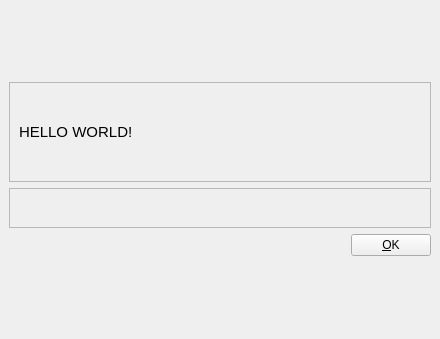
<ui version="4.0" >
 <class>ahnsAbout</class>
 <widget class="QWidget" name="ahnsAbout" >
  <property name="geometry" >
   <rect>
    <x>0</x>
    <y>0</y>
    <width>440</width>
    <height>339</height>
   </rect>
  </property>
  <property name="sizePolicy" >
   <sizepolicy vsizetype="Fixed" hsizetype="Fixed" >
    <horstretch>0</horstretch>
    <verstretch>0</verstretch>
   </sizepolicy>
  </property>
  <property name="windowTitle" >
   <string>About AHNS</string>
  </property>
  <layout class="QVBoxLayout" >
   <property name="spacing" >
    <number>6</number>
   </property>
   <property name="margin" >
    <number>9</number>
   </property>
   <item>
    <layout class="QVBoxLayout" >
     <property name="spacing" >
      <number>6</number>
     </property>
     <property name="margin" >
      <number>0</number>
     </property>
     <item>
      <widget class="QFrame" name="frame" >
       <property name="sizePolicy" >
        <sizepolicy vsizetype="Fixed" hsizetype="Preferred" >
         <horstretch>0</horstretch>
         <verstretch>0</verstretch>
        </sizepolicy>
       </property>
       <property name="minimumSize" >
        <size>
         <width>16</width>
         <height>100</height>
        </size>
       </property>
       <property name="frameShape" >
        <enum>QFrame::StyledPanel</enum>
       </property>
       <property name="frameShadow" >
        <enum>QFrame::Raised</enum>
       </property>
       <layout class="QGridLayout" >
        <property name="margin" >
         <number>9</number>
        </property>
        <property name="spacing" >
         <number>6</number>
        </property>
        <item row="0" column="0" >
         <widget class="QLabel" name="label_2" >
          <property name="sizePolicy" >
           <sizepolicy vsizetype="Fixed" hsizetype="Preferred" >
            <horstretch>0</horstretch>
            <verstretch>0</verstretch>
           </sizepolicy>
          </property>
          <property name="minimumSize" >
           <size>
            <width>0</width>
            <height>80</height>
           </size>
          </property>
          <property name="text" >
           <string>&lt;!DOCTYPE HTML PUBLIC "-//W3C//DTD HTML 4.0//EN" "http://www.w3.org/TR/REC-html40/strict.dtd">
&lt;html>&lt;head>&lt;meta name="qrichtext" content="1" />&lt;style type="text/css">
p, li { white-space: pre-wrap; }
&lt;/style>&lt;/head>&lt;body style=" font-family:'Sans Serif'; font-size:9pt; font-weight:400; font-style:normal;">
&lt;p style=" margin-top:0px; margin-bottom:0px; margin-left:0px; margin-right:0px; -qt-block-indent:0; text-indent:0px;">&lt;span style=" font-size:11pt;">HELLO WORLD!&lt;/span>&lt;/p>&lt;/body>&lt;/html></string>
          </property>
         </widget>
        </item>
       </layout>
      </widget>
     </item>
     <item>
      <widget class="QFrame" name="frame_2" >
       <property name="sizePolicy" >
        <sizepolicy vsizetype="Fixed" hsizetype="Preferred" >
         <horstretch>0</horstretch>
         <verstretch>0</verstretch>
        </sizepolicy>
       </property>
       <property name="minimumSize" >
        <size>
         <width>16</width>
         <height>10</height>
        </size>
       </property>
       <property name="frameShape" >
        <enum>QFrame::StyledPanel</enum>
       </property>
       <property name="frameShadow" >
        <enum>QFrame::Raised</enum>
       </property>
       <layout class="QHBoxLayout" >
        <property name="spacing" >
         <number>6</number>
        </property>
        <property name="margin" >
         <number>9</number>
        </property>
        <item>
         <layout class="QHBoxLayout" >
          <property name="spacing" >
           <number>6</number>
          </property>
          <property name="margin" >
           <number>0</number>
          </property>
          <item>
           <spacer>
            <property name="orientation" >
             <enum>Qt::Horizontal</enum>
            </property>
            <property name="sizeHint" stdset="0" >
             <size>
              <width>40</width>
              <height>20</height>
             </size>
            </property>
           </spacer>
          </item>
          <item>
           <widget class="QLabel" name="label_4" >
            <property name="sizePolicy" >
             <sizepolicy vsizetype="Fixed" hsizetype="Preferred" >
              <horstretch>0</horstretch>
              <verstretch>0</verstretch>
             </sizepolicy>
            </property>
            <property name="text" >
             <string/>
            </property>
            <property name="pixmap" >
             <pixmap>:/about/pic/SmartSkiesLogo.png</pixmap>
            </property>
           </widget>
          </item>
          <item>
           <spacer>
            <property name="orientation" >
             <enum>Qt::Horizontal</enum>
            </property>
            <property name="sizeHint" stdset="0" >
             <size>
              <width>40</width>
              <height>20</height>
             </size>
            </property>
           </spacer>
          </item>
          <item>
           <widget class="QLabel" name="label_3" >
            <property name="sizePolicy" >
             <sizepolicy vsizetype="Fixed" hsizetype="Preferred" >
              <horstretch>0</horstretch>
              <verstretch>0</verstretch>
             </sizepolicy>
            </property>
            <property name="text" >
             <string/>
            </property>
            <property name="pixmap" >
             <pixmap>:/about/pic/arcaa_logo.bmp</pixmap>
            </property>
           </widget>
          </item>
          <item>
           <spacer>
            <property name="orientation" >
             <enum>Qt::Horizontal</enum>
            </property>
            <property name="sizeHint" stdset="0" >
             <size>
              <width>40</width>
              <height>20</height>
             </size>
            </property>
           </spacer>
          </item>
         </layout>
        </item>
       </layout>
      </widget>
     </item>
     <item>
      <layout class="QHBoxLayout" >
       <property name="spacing" >
        <number>6</number>
       </property>
       <property name="margin" >
        <number>0</number>
       </property>
       <item>
        <spacer>
         <property name="orientation" >
          <enum>Qt::Horizontal</enum>
         </property>
         <property name="sizeHint" stdset="0" >
          <size>
           <width>277</width>
           <height>20</height>
          </size>
         </property>
        </spacer>
       </item>
       <item>
        <widget class="QPushButton" name="OkBtn" >
         <property name="sizePolicy" >
          <sizepolicy vsizetype="Fixed" hsizetype="Fixed" >
           <horstretch>0</horstretch>
           <verstretch>0</verstretch>
          </sizepolicy>
         </property>
         <property name="minimumSize" >
          <size>
           <width>60</width>
           <height>0</height>
          </size>
         </property>
         <property name="text" >
          <string>&amp;OK</string>
         </property>
        </widget>
       </item>
      </layout>
     </item>
    </layout>
   </item>
  </layout>
 </widget>
 <resources/>
 <connections/>
</ui>
